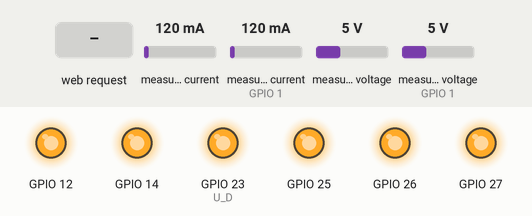
Recording of a sketch running on a simulated ESP32. On the bench: output pins drawn as LEDs (lit = HIGH). The test bench sets the inputs (shaded band); at power-on: measured current 120 mA, measured current (sensor on GPIO 1) 120 mA, measured voltage 5 V, measured voltage (sensor on GPIO 1) 5 V.

Above: at 1.2 s.
1.3 s: HTTP request GET /Section?p_n=120 received
At 1.46 s:
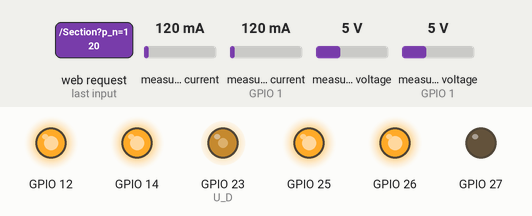
At 1.9 s:
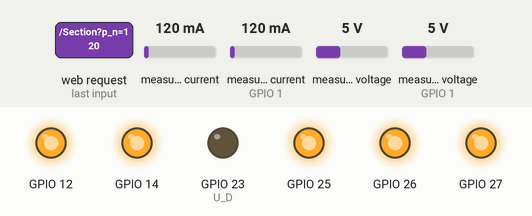
3.0 s: HTTP request GET /Section received
4.5 s: HTTP request GET /Section?section=1 received
Timing chart, 0 to 7.5 s (numbered marks = the images above; inputs shaded):
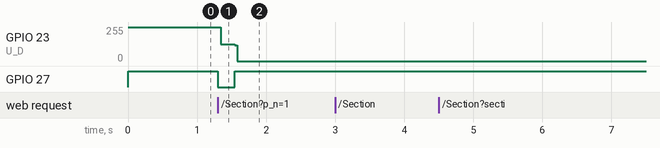

The sketch:

voltage_ctrl_project.ino
```cpp
#include <WebServer.h>
#include <Adafruit_INA219.h>

#include "stylesheet.h"

const char* ssid     = "Esp-Access-Point";
const char* password = "1234567890";

WebServer server(80);

#define U_D 23

#define UP 0
#define DOWN 1

const int number_of_sect = 5;
int refresh_counter = 0;

String color[2] = {"#006600","#000099"};

struct sekcje
{
  String SectionName;
  float VoltCounter;
  float CurrCounter;
  int CS;
  Adafruit_INA219* Ina219;
};

struct sekcje Sekcje[number_of_sect]= {
  {.SectionName = "Vddm", .VoltCounter=0, .CurrCounter=0, .CS=27, new Adafruit_INA219(0x40)},
  {.SectionName = "Vdda", .VoltCounter=0, .CurrCounter=0, .CS=14, new Adafruit_INA219(0x41)},
  {.SectionName = "Vdiscr", .VoltCounter=0, .CurrCounter=0, .CS=12, new Adafruit_INA219(0x42)},
  {.SectionName = "Vcore", .VoltCounter=0, .CurrCounter=0, .CS=26, new Adafruit_INA219(0x43)},
  {.SectionName = "Vlvds", .VoltCounter=0, .CurrCounter=0, .CS=25, new Adafruit_INA219(0x44)}
 };

void potentiometer_set(int cs, int imp_amount){
  int u_d = 0;

  if(imp_amount > 0){
    u_d = UP;
  }
  if(imp_amount < 0){
    u_d = DOWN;
    imp_amount = imp_amount*(-1);
  }
  digitalWrite(U_D,u_d);
  delay(1);
  digitalWrite(cs, LOW);
  delay(1);

  for(int i=0; i<imp_amount; i++){
    digitalWrite(U_D,!u_d);
    delay(1);
    digitalWrite(U_D,u_d);
    delay(1);
  }
  digitalWrite(cs, HIGH);
}

void potentiometer_init(){
  pinMode(U_D, OUTPUT);
  digitalWrite(U_D,HIGH);

  for(int i = 0; i<number_of_sect; i++){
    pinMode(Sekcje[i].CS,OUTPUT);
    digitalWrite(Sekcje[i].CS,HIGH);
  }
}

void htmlHandle(void){

  refresh_counter ++;

  int sec_number = server.arg("section").toInt();

  potentiometer_set(Sekcje[sec_number].CS, server.arg("p_n").toInt());

  Sekcje[sec_number].VoltCounter = (Sekcje[sec_number].Ina219->getBusVoltage_V()) + (Sekcje[sec_number].Ina219->getShuntVoltage_mV()/1000);
  Sekcje[sec_number].CurrCounter = Sekcje[sec_number].Ina219->getCurrent_mA()/1000;


    String message = "<!DOCTYPE html><HTML>";
  message +=       "<HEAD>";
  message +=       "<link rel='stylesheet' type='text/css' href='stylesheet.css' media='screen'/>";
  message +=       "<meta name='viewport' content='width=device-width, initial-scale=1'>";
  message +=       "</HEAD>";
  message +=       "<BODY><h2 style='color:";
  message +=       color[refresh_counter%2];
  message +=       "'>";
  message +=       Sekcje[sec_number].SectionName;
  message +=       "</h2>";
  message +=        "<p4>U[V]</p4><p4>I[A]</p4><p2>";
  message +=       String(Sekcje[sec_number].VoltCounter,3);
  message +=       "</p2><p2>";
  message +=       String(Sekcje[sec_number].CurrCounter,3);
  message +=       "</p2><br><br><br>";
  message +=       "<form action='/Section'>";
  message +=       "<input type=hidden name=section value=";
  message +=       String(sec_number);
  message +=       "><button class=button_3 name='p_n' type='submit' value='5'>+ +</button>";
  message +=       "<button class=button_3 name='p_n' type='submit' value='1'>+</button>";
  message +=       "<button class=button_3 name='p_n' type='submit' value='-5'>- -</button>";
  message +=       "<button class=button_3 name='p_n' type='submit' value='-1'>-</button>";
  message +=       "</form><br>";
  message +=       "<a href=\'/\'><button class=button_3>Menu</button> </a>";
  message +=       "<a href=\'/Section?section=";
  message +=       String(sec_number);
  message +=       "\'><button class=button_3>Refresh</button></a>";
  message +=       "</BODY>";
  message +=       "</HTML>";

  server.send(200,"text/html", message);
}

void rootHandle(void){

  refresh_counter ++;

  for(int i = 0; i<number_of_sect;i++){
    Sekcje[i].VoltCounter = (Sekcje[i].Ina219->getBusVoltage_V()) + (Sekcje[i].Ina219->getShuntVoltage_mV()/1000);
    Sekcje[i].CurrCounter = Sekcje[i].Ina219->getCurrent_mA()/1000;
  }

  String message = "<!DOCTYPE html><HTML>";
  message +=       "<HEAD>";
  message +=       "<link rel='stylesheet' type='text/css' href='stylesheet.css' media='screen'/>";
  message +=       "<meta name='viewport' content='width=device-width, initial-scale=1'>";
  message +=       "</HEAD>";
  message +=       "<BODY><h2 style='color:";
  message +=       color[refresh_counter%2];
  message +=       "'>Menu</h2>";
  message +=       "<p3> </p3><p3>U[V]</p3><p3>I[A]</p3>";
  message +=       "<form action='/Section'>";

  for(int i = 0; i<number_of_sect; i++){
      message +=   "<button class=button_1 name='section' type='submit' value=";
      message +=   String(i);
      message +=   ">";
      message +=   Sekcje[i].SectionName;
      message +=   "</button></a>";
      message +=   " <p1>";
      message +=   String(Sekcje[i].VoltCounter,3);
      message +=   "</p1> <p1>";
      message +=   String(Sekcje[i].CurrCounter,3);
      message +=   "</p1></br>";
  }
  message +=       "</form><form>";
  message +=       "<button  class=button_3 name='save' type='submit' value='1' color=white>Save</button> </a>";
  message +=       "<button class=button_3 name='refresh' type='submit' value='1'>Refresh</button> </a>";
  message +=       "</form></BODY>";
  message +=       "</HTML>";

  server.send(200,"text/html", message);
}
void cssHandle(void){

  String message = CSS_page;

  server.send(200,"text/css", message);
}
void setup(void){
  potentiometer_init();

  for (int i = 0; i<number_of_sect; i++){
  Sekcje[i].Ina219->begin();
  Sekcje[i].Ina219->setCalibration_16V_2A();
  }

  WiFi.mode(WIFI_AP); //Access Point mode
  WiFi.softAP(ssid, password);    //Password length minimum 8 char
  server.on("/", rootHandle);
  server.on("/Section", htmlHandle);
  server.on("/stylesheet.css", cssHandle);
  server.begin();
}

void loop(){
  server.handleClient();
}
```

stylesheet.h
```cpp
const char CSS_page[] PROGMEM = R"=====(
.button_1{
  display: inline-block;
  height: 20vw;
  width: 32%;
  margin-left: 3px;
  border-radius: 8px;
  background-color: #5e5e5e;
  font-weight: bold;
  font-size: 8vw;
  font-family:Courier New;
  text-align: center;
  color: #DFDC10;
}

.button_3{
  display: inline-block;
  height: 20vw;
  width: 47.5%;
  margin-left: 3px;
  border-radius: 8px;
  background-color: #5e5e5e;
  margin-top: 10px;
  font-weight: bold;
  font-size: 10vw;
  font-family:Courier New;
  text-align: center;
  color: #DFDC10;
}
p1 {
  display: inline-block;
  padding: 5vw 0vw 5vw 0vw;
  width: 32%;
  margin-top: 10px;
  border-radius: 8px;
  background-color: #262626;
  font-weight: bold;
  font-size: 8vw;
  font-family:Courier New;
  text-align: center;
  color: #DFDC10;
}
p2 {
  display: inline-block;
  padding: 5vw 0vw 5vw 0vw;
  width: 47.5%;
  margin-left: 3px;
  border-radius: 8px;
  background-color: #262626;
  font-weight: bold;
  font-size: 10vw;
  font-family:Courier New;
  text-align: center;
  color: #DFDC10;
}
body{
  background-color:#d9d9d9;
}
h2 {
   width: 100%;
   text-align: center;
   #border-bottom: 2px solid #262626;
   #border-top: 2px solid #262626;
   #line-height: 0.1em;


   font-size: 14vw;
   font-family:Courier New;
   color: #262626;
}
p3 {
  display: inline-block;
  padding: 1vw 0vw 1vw 0vw;
  width: 32%;
  font-weight: bold;
  font-size: 8vw;
  font-family:Courier New;
  text-align: center;
  color: #262626;
}
p4 {
  display: inline-block;
  padding: 1vw 0vw 1vw 0vw;
  width: 47.5%;
  font-weight: bold;
  font-size: 10vw;
  font-family:Courier New;
  text-align: center;
  color: #262626;
}
)=====";
```

Measured:
- after the input at 1.3 s, GPIO 23 (U_D): 255/255 → 127/255 after 0.05 s, → 0/255 0.20 s later; GPIO 27: HIGH → LOW at once, → HIGH 0.24 s later
